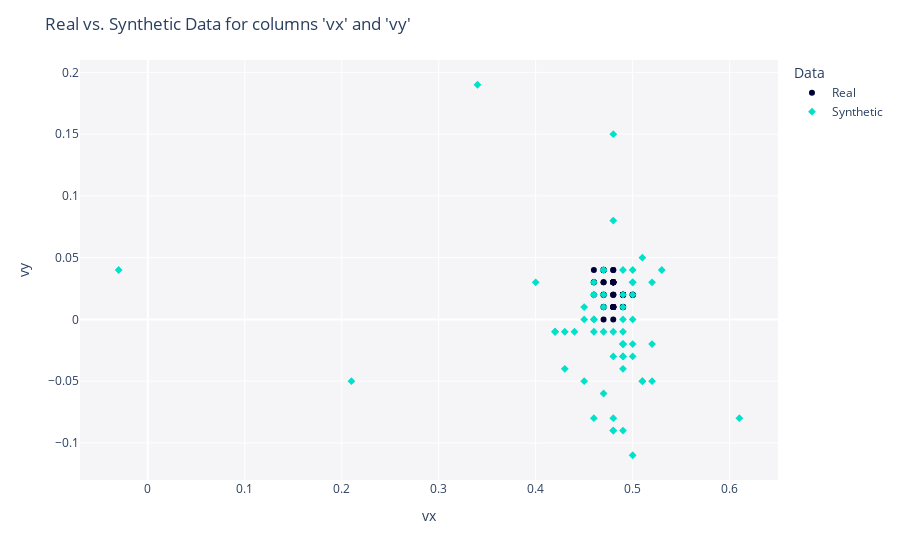

The notebook cell saved with this chart:
### Code cell
fig = utils.get_column_pair_plot(
    real_data=data2,
    synthetic_data=data1,
    column_names=['vx','vy'],
    metadata=python_dict
)
fig.show()

### Figure 1 — Plotly figure (JSON) as saved in the notebook; plotly's stock layout.template omitted (floating-point values rounded to 4 significant figures)
{"data": [{"hovertemplate": "Data=Real<br>vx=%{x}<br>vy=%{y}<extra></extra>", "legendgroup": "Real", "marker": {"color": "#000036", "symbol": "circle"}, "mode": "markers", "name": "Real", "orientation": "v", "showlegend": true, "x": [0.48, 0.48, 0.47, 0.47, 0.47, 0.47, 0.47, 0.46, 0.46, 0.46, 0.46, 0.47, 0.47, 0.48, 0.48, 0.48, 0.48, 0.48, 0.48, 0.48, 0.48, 0.48, 0.48, 0.48, 0.48, 0.47, 0.47, 0.47, 0.47, 0.48, 0.48, 0.48, 0.48, 0.48, 0.49, 0.49, 0.49, 0.49, 0.48, 0.48, 0.48, 0.48, 0.49, 0.49, 0.49, 0.49, 0.49, 0.49, 0.5, 0.5, 0.5, 0.5, 0.49, 0.49, 0.49, 0.49, 0.48, 0.48, 0.48, 0.47], "xaxis": "x", "y": [0.01, 0.01, 0.01, 0.01, 0.02, 0.02, 0.02, 0.02, 0.03, 0.03, 0.04, 0.04, 0.04, 0.04, 0.03, 0.03, 0.03, 0.03, 0.03, 0.03, 0.03, 0.03, 0.03, 0.03, 0.04, 0.04, 0.04, 0.03, 0.03, 0.03, 0.03, 0.02, 0.02, 0.02, 0.02, 0.02, 0.02, 0.02, 0.01, 0.01, 0.01, 0.01, 0.01, 0.01, 0.02, 0.02, 0.02, 0.02, 0.02, 0.02, 0.02, 0.02, 0.02, 0.02, 0.01, 0.01, 0.01, 0.01, 0.0, 0.0], "yaxis": "y", "type": "scatter"}, {"hovertemplate": "Data=Synthetic<br>vx=%{x}<br>vy=%{y}<extra></extra>", "legendgroup": "Synthetic", "marker": {"color": "#01E0C9", "symbol": "diamond"}, "mode": "markers", "name": "Synthetic", "orientation": "v", "showlegend": true, "x": [0.47, 0.49, 0.47, 0.49, 0.5, 0.45, 0.5, 0.45, 0.34, 0.51, 0.47, 0.46, 0.47, 0.48, 0.5, 0.45, 0.49, 0.49, 0.46, 0.5, 0.49, 0.46, 0.42, 0.48, 0.51, 0.52, 0.49, 0.61, 0.21, 0.43, 0.52, 0.48, 0.47, 0.4, -0.03, 0.46, 0.5, 0.48, 0.51, 0.5, 0.49, 0.46, 0.53, 0.52, 0.46, 0.43, 0.48, 0.49, 0.49, 0.49, 0.46, 0.5, 0.47, 0.48, 0.5, 0.44, 0.42, 0.48, 0.49, 0.49], "xaxis": "x", "y": [0.01, 0.04, 0.02, -0.04, 0.02, -0.05, 0.0, -0.0, 0.19, 0.05, -0.01, -0.08, -0.06, -0.08, 0.03, 0.01, -0.03, -0.03, -0.01, -0.11, -0.02, 0.03, -0.01, -0.01, -0.05, 0.03, -0.0, -0.08, -0.05, -0.01, -0.02, -0.03, 0.04, 0.03, 0.04, 0.0, 0.03, 0.15, -0.05, -0.02, -0.02, -0.0, 0.04, -0.05, 0.02, -0.04, 0.08, -0.01, 0.01, -0.09, 0.02, 0.04, 0.04, -0.09, -0.03, -0.01, -0.01, -0.09, -0.02, 0.02], "yaxis": "y", "type": "scatter"}], "layout": {"xaxis": {"anchor": "y", "domain": [0.0, 1.0], "title": {"text": "vx"}}, "yaxis": {"anchor": "x", "domain": [0.0, 1.0], "title": {"text": "vy"}}, "legend": {"title": {"text": "Data"}, "tracegroupgap": 0}, "margin": {"t": 60}, "title": {"text": "Real vs. Synthetic Data for columns 'vx' and 'vy'"}, "plot_bgcolor": "#F5F5F8"}}
